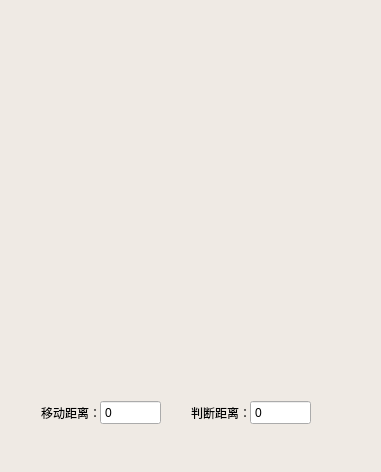
<?xml version="1.0" encoding="UTF-8"?>
<ui version="4.0">
 <class>OneWayOrder</class>
 <widget class="QWidget" name="OneWayOrder">
  <property name="geometry">
   <rect>
    <x>0</x>
    <y>0</y>
    <width>381</width>
    <height>472</height>
   </rect>
  </property>
  <property name="windowTitle">
   <string>Form</string>
  </property>
  <widget class="QWidget" name="widget" native="true">
   <property name="geometry">
    <rect>
     <x>0</x>
     <y>0</y>
     <width>381</width>
     <height>472</height>
    </rect>
   </property>
   <property name="styleSheet">
    <string notr="true">QWidget#widget{background-color: #efeae4;}</string>
   </property>
   <widget class="QLabel" name="label_2">
    <property name="geometry">
     <rect>
      <x>40</x>
      <y>400</y>
      <width>61</width>
      <height>25</height>
     </rect>
    </property>
    <property name="text">
     <string>移动距离：</string>
    </property>
    <property name="alignment">
     <set>Qt::AlignRight|Qt::AlignTrailing|Qt::AlignVCenter</set>
    </property>
   </widget>
   <widget class="QSpinBox" name="sb_moveDistance">
    <property name="geometry">
     <rect>
      <x>100</x>
      <y>400</y>
      <width>61</width>
      <height>25</height>
     </rect>
    </property>
    <property name="focusPolicy">
     <enum>Qt::ClickFocus</enum>
    </property>
    <property name="wrapping">
     <bool>false</bool>
    </property>
    <property name="frame">
     <bool>true</bool>
    </property>
    <property name="readOnly">
     <bool>false</bool>
    </property>
    <property name="buttonSymbols">
     <enum>QAbstractSpinBox::NoButtons</enum>
    </property>
    <property name="maximum">
     <number>200</number>
    </property>
   </widget>
   <widget class="QSpinBox" name="sb_judgeDistance">
    <property name="geometry">
     <rect>
      <x>250</x>
      <y>400</y>
      <width>61</width>
      <height>25</height>
     </rect>
    </property>
    <property name="focusPolicy">
     <enum>Qt::ClickFocus</enum>
    </property>
    <property name="buttonSymbols">
     <enum>QAbstractSpinBox::NoButtons</enum>
    </property>
    <property name="maximum">
     <number>140</number>
    </property>
    <property name="stepType">
     <enum>QAbstractSpinBox::DefaultStepType</enum>
    </property>
   </widget>
   <widget class="WgOneWayOrder" name="wg_oneWayOrder" native="true">
    <property name="geometry">
     <rect>
      <x>-1</x>
      <y>-1</y>
      <width>382</width>
      <height>382</height>
     </rect>
    </property>
    <property name="styleSheet">
     <string notr="true"/>
    </property>
   </widget>
   <widget class="QLabel" name="label_3">
    <property name="geometry">
     <rect>
      <x>190</x>
      <y>400</y>
      <width>61</width>
      <height>25</height>
     </rect>
    </property>
    <property name="text">
     <string>判断距离：</string>
    </property>
    <property name="alignment">
     <set>Qt::AlignRight|Qt::AlignTrailing|Qt::AlignVCenter</set>
    </property>
   </widget>
  </widget>
 </widget>
 <customwidgets>
  <customwidget>
   <class>WgOneWayOrder</class>
   <extends>QWidget</extends>
   <header location="global">wgonewayorder.h</header>
   <container>1</container>
  </customwidget>
 </customwidgets>
 <resources/>
 <connections/>
</ui>
